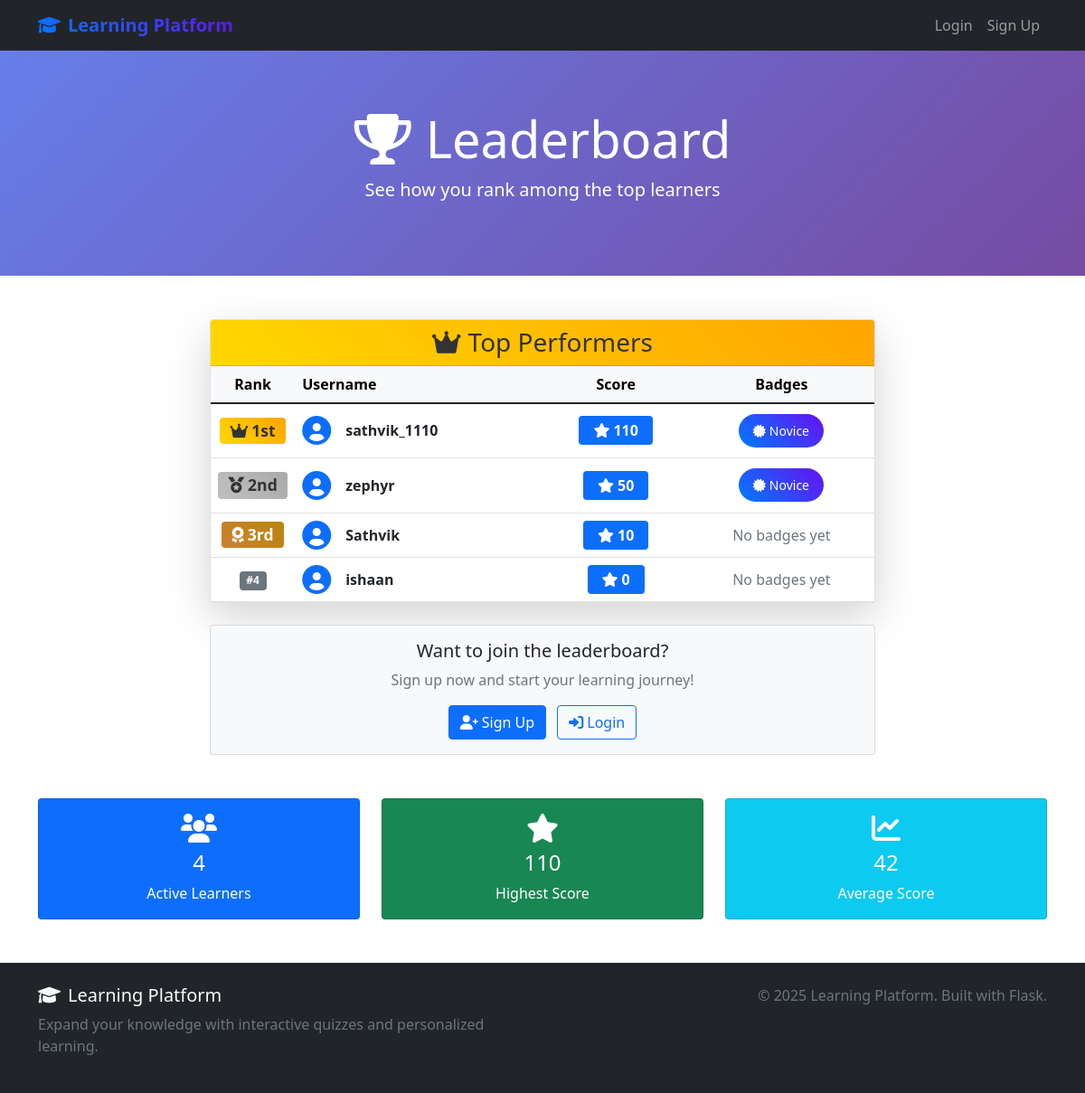
The app's page /leaderboard with its own data.
### app.py (models this page shows, shortened)
class User(UserMixin, db.Model):
    id = db.Column(db.Integer, primary_key=True)
    username = db.Column(db.String(80), unique=True, nullable=False, index=True)
    password_hash = db.Column(db.String(120), nullable=False)
    score = db.Column(db.Integer, default=0)
    is_admin = db.Column(db.Boolean, default=False)
    created_at = db.Column(db.DateTime, default=datetime.utcnow)
    badges = db.relationship('Badge', secondary=user_badges, lazy='subquery',
                           backref=db.backref('users', lazy=True))
    interests = db.relationship('Topic', secondary=user_interests, lazy='subquery',
                              backref=db.backref('interested_users', lazy=True))
    quiz_history = db.relationship('QuizHistory', backref='user', lazy=True, cascade='all, delete-orphan')

class Badge(db.Model):
    id = db.Column(db.Integer, primary_key=True)
    name = db.Column(db.String(50), unique=True, nullable=False)
    description = db.Column(db.String(200))
    points_required = db.Column(db.Integer, default=0)

### app.py (the view)
@app.route('/leaderboard')
def leaderboard():
    top_users = User.query.order_by(User.score.desc()).limit(10).all()
    return render_template('leaderboard.html', top_users=top_users)

### templates/leaderboard.html (shortened to what this page needs)
{% extends "base.html" %}
{% block content %}
<div class="hero-section">
    <div class="container">
        <div class="row">
            <div class="col-lg-12 text-center">
                <h1 class="display-4"><i class="fas fa-trophy me-3"></i>Leaderboard</h1>
                <p class="lead">See how you rank among the top learners</p>
            </div>
        </div>
    </div>
</div>
<div class="container my-5">
    <div class="row justify-content-center">
        <div class="col-lg-8">
            <div class="card shadow-lg">
                <div class="card-header text-center" style="background: linear-gradient(45deg, #FFD700, #FFA500); color: #333;">
                    <h3 class="card-title mb-0">
                        <i class="fas fa-crown me-2"></i>Top Performers
                    </h3>
                </div>
                <div class="card-body p-0">
                    {% if top_users %}
                        <div class="table-responsive">
                            <table class="table table-hover mb-0">
                                <thead class="table-light">
                                    <tr>
                                        <th class="text-center" style="width: 80px;">Rank</th>
                                        <th>Username</th>
                                        <th class="text-center">Score</th>
                                        <th class="text-center">Badges</th>
                                    </tr>
                                </thead>
                                <tbody>
                                    {% for user in top_users %}
                                        <tr class="{% if current_user.is_authenticated and user.id == current_user.id %}table-warning{% endif %}">
                                            <td class="text-center align-middle">
                                                {% if loop.index <= 3 %}
                                                    {% if loop.index == 1 %}
                                                        <span class="badge" style="background: linear-gradient(45deg, #FFD700, #FFA500); color: #333; font-size: 1.1em;">
                                                            <i class="fas fa-crown me-1"></i>1st
                                                        </span>
                                                    {% elif loop.index == 2 %}
                                                        <span class="badge" style="background: linear-gradient(45deg, #C0C0C0, #A9A9A9); color: #333; font-size: 1.1em;">
                                                            <i class="fas fa-medal me-1"></i>2nd
                                                        </span>
                                                    {% else %}
                                                        <span class="badge" style="background: linear-gradient(45deg, #CD7F32, #B8860B); color: white; font-size: 1.1em;">
                                                            <i class="fas fa-award me-1"></i>3rd
                                                        </span>
                                                    {% endif %}
                                                {% else %}
                                                    <span class="badge bg-secondary">#{{ loop.index }}</span>
                                                {% endif %}
                                            </td>
                                            <td class="align-middle">
                                                <div class="d-flex align-items-center">
                                                    <i class="fas fa-user-circle fa-2x me-3 text-primary"></i>
                                                    <div>
                                                        <strong>{{ user.username }}</strong>
                                                    </div>
                                                </div>
                                            </td>
                                            <td class="text-center align-middle">
                                                <span class="badge bg-primary fs-6 px-3 py-2">
                                                    <i class="fas fa-star me-1"></i>{{ user.score }}
                                                </span>
                                            </td>
                                            <td class="text-center align-middle">
                                                {% if user.badges %}
                                                    {% for badge in user.badges %}
                                                        <span class="badge-custom small me-1">
                                                            <i class="fas fa-certificate me-1"></i>{{ badge.name }}
                                                        </span>
                                                    {% endfor %}
                                                {% else %}
                                                    <span class="text-muted">No badges yet</span>
                                                {% endif %}
                                            </td>
                                        </tr>
                                    {% endfor %}
                                </tbody>
                            </table>
                        </div>
                    {% else %}
                        <div class="text-center py-5">
                            <i class="fas fa-users-slash fa-4x text-muted mb-3"></i>
                            <h4 class="text-muted">No users found</h4>
                            <p class="text-muted">Be the first to start learning and claim the top spot!</p>
                        </div>
                    {% endif %}
                </div>
            </div>
            <div class="text-center mt-4">
                {% if current_user.is_authenticated %}
                    <a href="{{ url_for('quiz') }}" class="btn btn-primary btn-lg me-3">
                        <i class="fas fa-brain me-2"></i>Take Quiz
                    </a>
                    <a href="{{ url_for('dashboard') }}" class="btn btn-outline-primary btn-lg">
                        <i class="fas fa-tachometer-alt me-2"></i>Dashboard
                    </a>
                {% else %}
                    <div class="card bg-light">
                        <div class="card-body">
                            <h5>Want to join the leaderboard?</h5>
                            <p class="text-muted mb-3">Sign up now and start your learning journey!</p>
                            <a href="{{ url_for('signup') }}" class="btn btn-primary me-2">
                                <i class="fas fa-user-plus me-1"></i>Sign Up
                            </a>
                            <a href="{{ url_for('login') }}" class="btn btn-outline-primary">
                                <i class="fas fa-sign-in-alt me-1"></i>Login
                            </a>
                        </div>
                    </div>
                {% endif %}
            </div>
        </div>
    </div>
    {% if top_users %}
        <div class="row mt-5">
            <div class="col-md-4">
                <div class="card text-center bg-primary text-white">
                    <div class="card-body">
                        <i class="fas fa-users fa-2x mb-2"></i>
                        <h4>{{ top_users|length }}</h4>
                        <p class="mb-0">Active Learners</p>
                    </div>
                </div>
            </div>
            <div class="col-md-4">
                <div class="card text-center bg-success text-white">
                    <div class="card-body">
                        <i class="fas fa-star fa-2x mb-2"></i>
                        <h4>{{ top_users[0].score if top_users }}</h4>
                        <p class="mb-0">Highest Score</p>
                    </div>
                </div>
            </div>
            <div class="col-md-4">
                <div class="card text-center bg-info text-white">
                    <div class="card-body">
                        <i class="fas fa-chart-line fa-2x mb-2"></i>
                        <h4>{{ (top_users|sum(attribute='score') / top_users|length)|round|int if top_users }}</h4>
                        <p class="mb-0">Average Score</p>
                    </div>
                </div>
            </div>
        </div>
    {% endif %}
</div>
{% endblock %}

### templates/base.html (shortened to what this page needs)
<!DOCTYPE html>
<html lang="en">
<head>
    <link href="https://cdnjs.cloudflare.com/ajax/libs/bootstrap/5.1.3/css/bootstrap.min.css" rel="stylesheet">
    <link href="https://cdnjs.cloudflare.com/ajax/libs/font-awesome/6.0.0/css/all.min.css" rel="stylesheet">
</head>
<body>
    <nav class="navbar navbar-expand-lg navbar-dark bg-dark">
        <div class="container">
            <a class="navbar-brand" href="{{ url_for('index') }}">
                <i class="fas fa-graduation-cap me-2"></i>Learning Platform
            </a>
            <div class="collapse navbar-collapse" id="navbarNav">
                <ul class="navbar-nav">
                    {% if current_user.is_authenticated %}
                        <li class="nav-item dropdown">
                            <a class="nav-link dropdown-toggle" href="#" id="userDropdown" role="button" data-bs-toggle="dropdown">
                                <i class="fas fa-user-circle me-1"></i>{{ current_user.username }}
                                <span class="badge bg-primary ms-1">{{ current_user.score }}</span>
                            </a>
                            <ul class="dropdown-menu">
                                <li><a class="dropdown-item" href="{{ url_for('profile') }}">Profile</a></li>
                                <li><hr class="dropdown-divider"></li>
                                <li><a class="dropdown-item" href="{{ url_for('logout') }}">Logout</a></li>
                            </ul>
                        </li>
                    {% else %}
                        <li class="nav-item">
                            <a class="nav-link" href="{{ url_for('login') }}">Login</a>
                        </li>
                        <li class="nav-item">
                            <a class="nav-link" href="{{ url_for('signup') }}">Sign Up</a>
                        </li>
                    {% endif %}
                </ul>
            </div>
        </div>
    </nav>
    <main>
        {% block content %}{% endblock %}
    </main>
    <footer class="bg-dark text-light mt-5 py-4">
        <div class="container">
            <div class="row">
                <div class="col-md-6">
                    <h5><i class="fas fa-graduation-cap me-2"></i>Learning Platform</h5>
                    <p class="text-muted">Expand your knowledge with interactive quizzes and personalized learning.</p>
                </div>
                <div class="col-md-6 text-md-end">
                    <p class="text-muted mb-0">&copy; 2025 Learning Platform. Built with Flask.</p>
                </div>
            </div>
        </div>
    </footer>
</body>
</html>

### templates/base.html (style rules this page uses)
.badge-custom { background: linear-gradient(45deg, #007bff, #6610f2); color: white; padding: 0.5rem 1rem; border-radius: 20px; margin: 0.2rem; display: inline-block; }
.navbar-brand { font-weight: bold; background: linear-gradient(45deg, #007bff, #6610f2); -webkit-background-clip: text; -webkit-text-fill-color: transparent; background-clip: text; }
.hero-section { background: linear-gradient(135deg, #667eea 0%, #764ba2 100%); color: white; padding: 4rem 0; }

### records on screen
User: shows "1st", username "sathvik_1110", score "110"
Badge: name "Novice"
User: shows "2nd", username "zephyr", score "50"
User: shows "3rd", username "Sathvik", score "10", shows "No badges yet"
User: username "ishaan", score "0", shows "No badges yet"

### other values on screen
{{ top_users|length }} "4"
